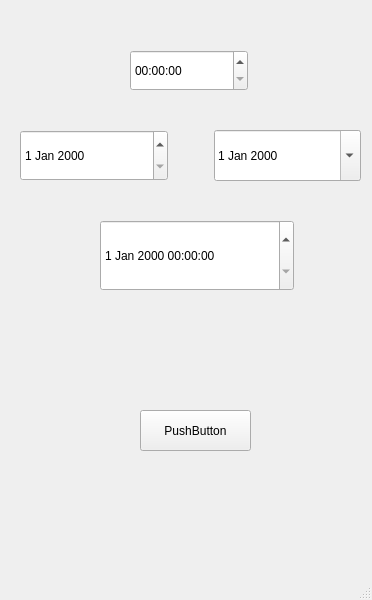
<?xml version="1.0" encoding="UTF-8"?>
<ui version="4.0">
 <class>MainWindow</class>
 <widget class="QMainWindow" name="MainWindow">
  <property name="geometry">
   <rect>
    <x>0</x>
    <y>0</y>
    <width>372</width>
    <height>600</height>
   </rect>
  </property>
  <property name="windowTitle">
   <string>MainWindow</string>
  </property>
  <widget class="QWidget" name="centralwidget">
   <widget class="QTimeEdit" name="timeEdit">
    <property name="geometry">
     <rect>
      <x>130</x>
      <y>50</y>
      <width>118</width>
      <height>41</height>
     </rect>
    </property>
    <property name="calendarPopup">
     <bool>true</bool>
    </property>
   </widget>
   <widget class="QDateTimeEdit" name="dateTimeEdit">
    <property name="geometry">
     <rect>
      <x>100</x>
      <y>220</y>
      <width>194</width>
      <height>71</height>
     </rect>
    </property>
    <property name="minimumDateTime">
     <datetime>
      <hour>0</hour>
      <minute>0</minute>
      <second>0</second>
      <year>1816</year>
      <month>9</month>
      <day>14</day>
     </datetime>
    </property>
   </widget>
   <widget class="QPushButton" name="pushButton">
    <property name="geometry">
     <rect>
      <x>140</x>
      <y>410</y>
      <width>111</width>
      <height>41</height>
     </rect>
    </property>
    <property name="text">
     <string>PushButton</string>
    </property>
   </widget>
   <widget class="QWidget" name="">
    <property name="geometry">
     <rect>
      <x>20</x>
      <y>130</y>
      <width>341</width>
      <height>51</height>
     </rect>
    </property>
    <layout class="QHBoxLayout" name="horizontalLayout">
     <item>
      <widget class="QDateEdit" name="dateEdit_2">
       <property name="sizePolicy">
        <sizepolicy hsizetype="Minimum" vsizetype="Preferred">
         <horstretch>0</horstretch>
         <verstretch>0</verstretch>
        </sizepolicy>
       </property>
      </widget>
     </item>
     <item>
      <spacer name="horizontalSpacer">
       <property name="orientation">
        <enum>Qt::Horizontal</enum>
       </property>
       <property name="sizeType">
        <enum>QSizePolicy::Fixed</enum>
       </property>
       <property name="sizeHint" stdset="0">
        <size>
         <width>40</width>
         <height>20</height>
        </size>
       </property>
      </spacer>
     </item>
     <item>
      <widget class="QDateEdit" name="dateEdit">
       <property name="sizePolicy">
        <sizepolicy hsizetype="Minimum" vsizetype="Preferred">
         <horstretch>0</horstretch>
         <verstretch>0</verstretch>
        </sizepolicy>
       </property>
       <property name="calendarPopup">
        <bool>true</bool>
       </property>
      </widget>
     </item>
    </layout>
   </widget>
  </widget>
  <widget class="QMenuBar" name="menubar">
   <property name="geometry">
    <rect>
     <x>0</x>
     <y>0</y>
     <width>372</width>
     <height>26</height>
    </rect>
   </property>
  </widget>
  <widget class="QStatusBar" name="statusbar"/>
 </widget>
 <resources/>
 <connections/>
</ui>
